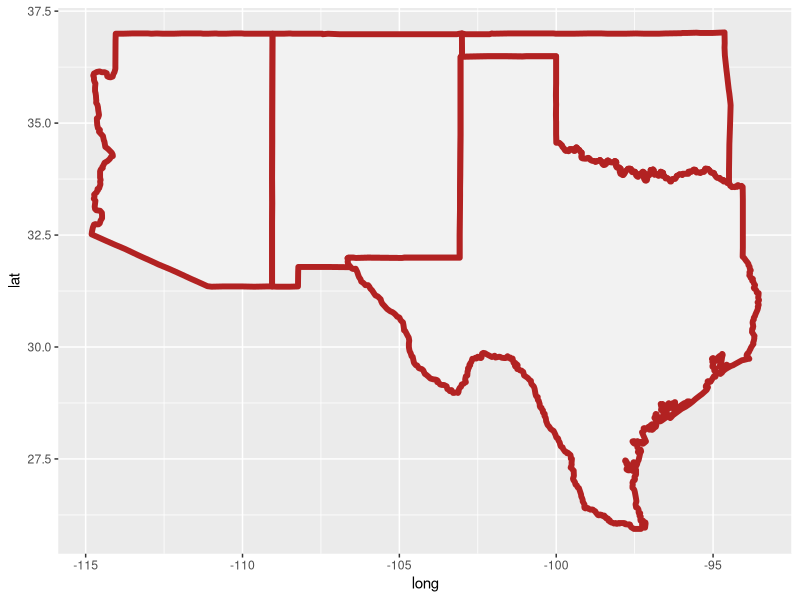

This chart was generated by the following R code:
library(ggplot2)
library(maps)

all_states <- map_data("state")
sw <- subset(all_states, region %in% 
        c("arizona", "texas", "new mexico", "oklahoma"))

png("southwest.png", width = 480, height = 480, units = "px")
p <- ggplot() + geom_polygon(data=sw, 
              aes(x=long, y=lat, group=group), 
              colour = "firebrick", fill = "grey95", size=2)
print(p)

dev.off()
